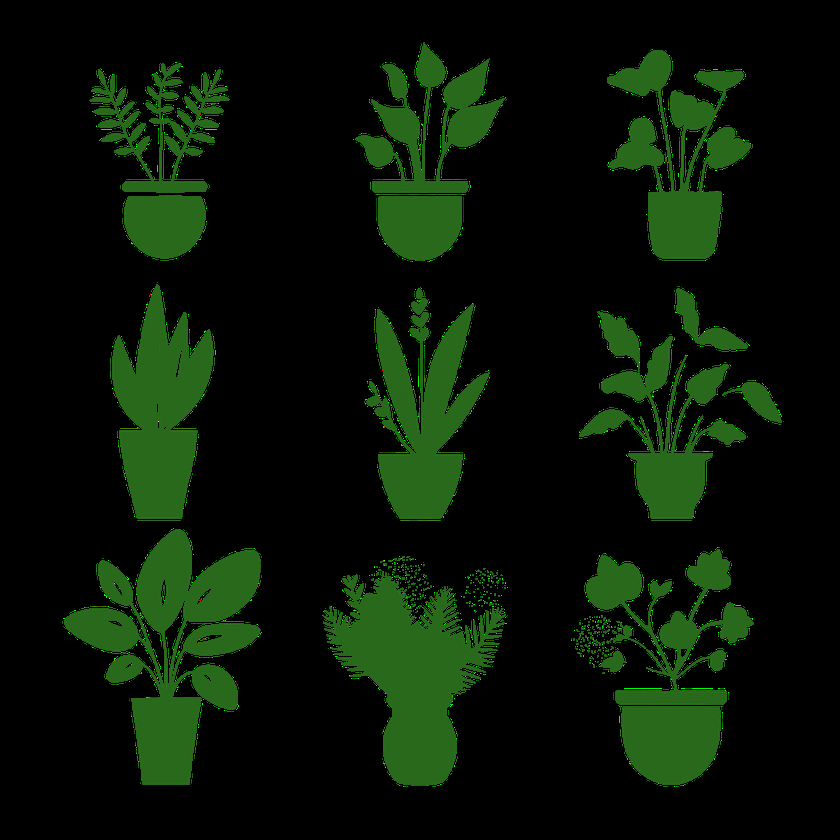
#> input picture test.png, 840 x 840 px, shrunk from 1024 x 1024 before the run
$ python adaptiveThreshold.py
#> lines starting #> are read from the running program, lines starting #| are printed output that depends on the picture; after the words box and inside, x2 and y2 are one past the last pixel; in counts of white or black regions, pixels touching at a corner belong together
import cv2
import numpy as np

img = cv2.imread("test.png")
#> img is the input picture: shape (840, 840, 3); mean B, G, R 5.4, 21.5, 7.8

_, threshold = cv2.threshold(img, 155, 255, cv2.THRESH_BINARY)
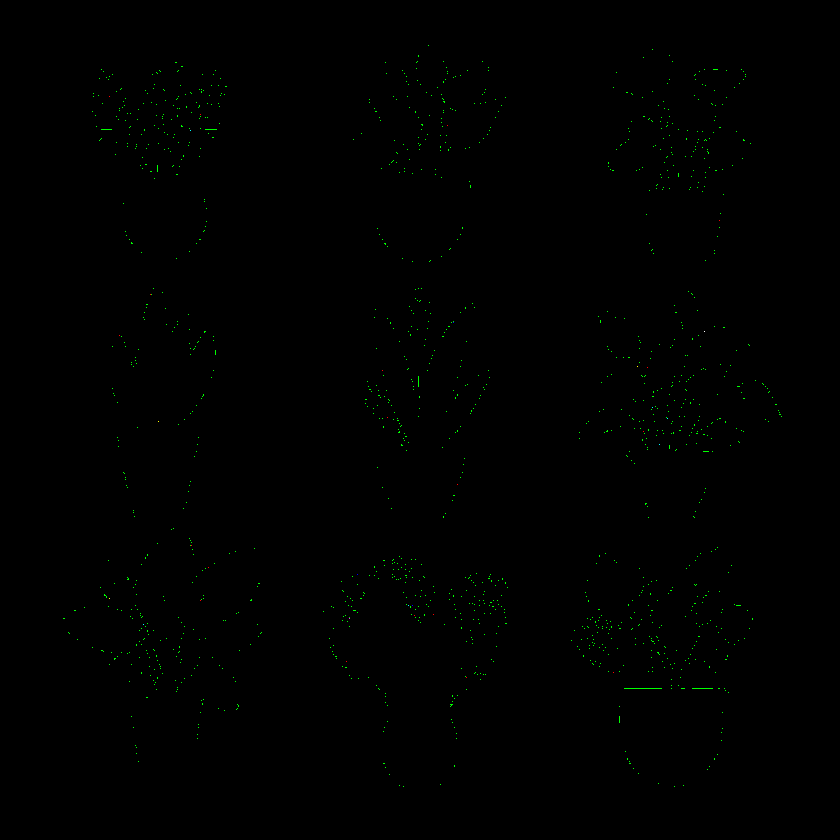
#> threshold: shape (840, 840, 3); mean B, G, R 0, 0.6, 0

# img_gray = cv2.cvtColor(img, cv2.COLOR_BGR2GRAY)
img_gray = cv2.cvtColor(img, cv2.COLOR_BGRA2GRAY)
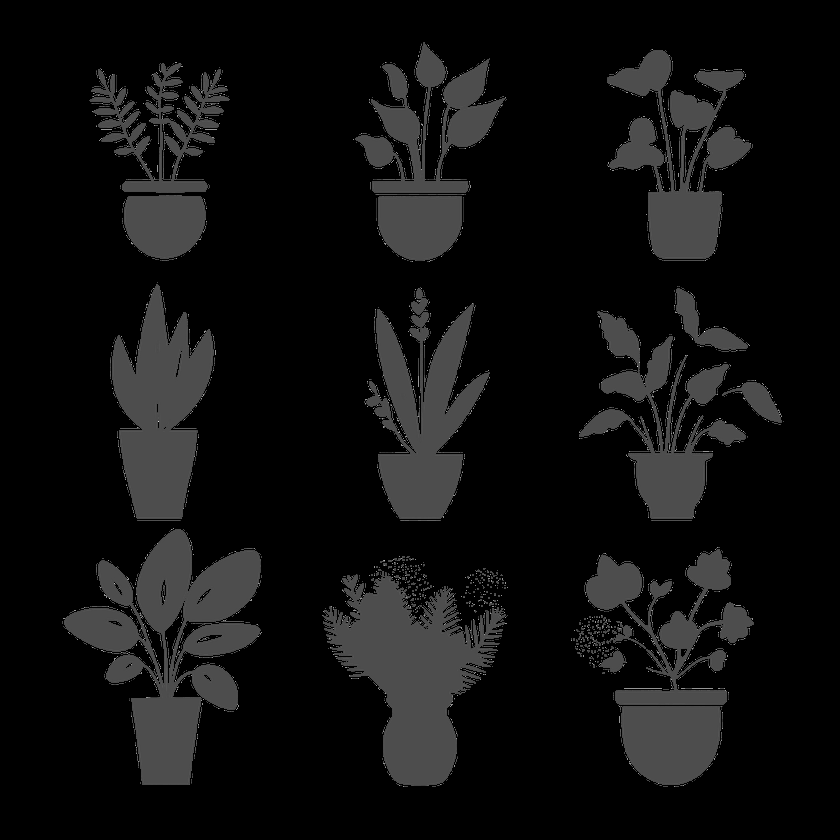
#> img_gray: shape (840, 840); min 0, max 255, mean 15.6

mean_c = cv2.adaptiveThreshold(img_gray, 255, cv2.ADAPTIVE_THRESH_MEAN_C, cv2.THRESH_BINARY, 15, 12)
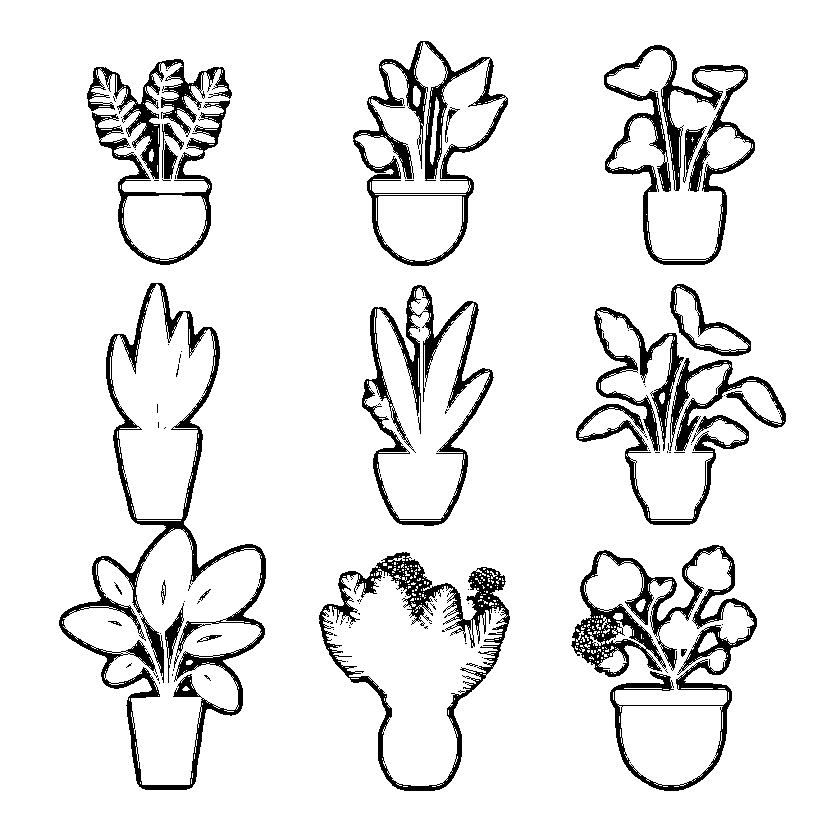
#> mean_c: shape (840, 840); 90.9% white; 108 black regions (86 under 20 px), largest, box (x1, y1, x2, y2) and area: (59, 283, 266, 790) 11195, (571, 545, 757, 791) 9262, (319, 552, 510, 791) 6728
gaus = cv2.adaptiveThreshold(img_gray, 255, cv2.ADAPTIVE_THRESH_GAUSSIAN_C, cv2.THRESH_BINARY, 91, 12)
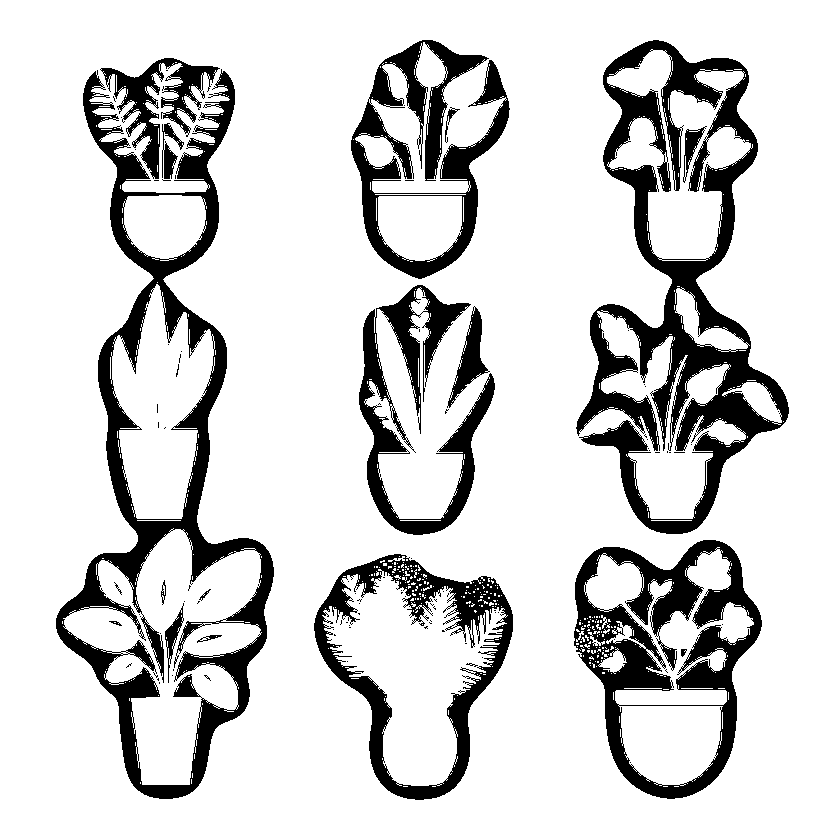
#> gaus: shape (840, 840); 83.1% white; 106 black regions (88 under 20 px), largest, box (x1, y1, x2, y2) and area: (56, 69, 274, 799) 30497, (576, 40, 789, 534) 30369, (574, 540, 762, 799) 17332

cv2.imshow("Img", img)
cv2.imshow("Binary threshold", threshold)
cv2.imshow("Mean C", mean_c)
cv2.imshow("Gaussian", gaus)
cv2.waitKey(0)
cv2.destroyAllWindows()
